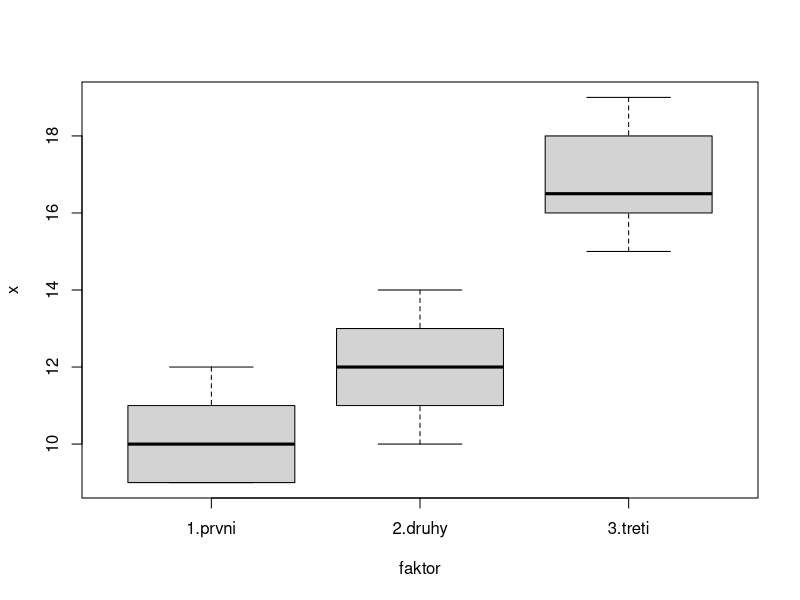

Generate this figure with R:
## ---- chunk 1
knitr::opts_chunk$set(echo = TRUE)
## ---- chunk 2
x <- c(12,10,9,10,11,9,10,12,11,12,14,13,19,18,16,17,16,15)
faktor <- c(rep("1.prvni", 6), rep("2.druhy", 6), rep("3.treti", 6))
## ---- chunk 3
vstupdni_data <- data.frame(x, faktor)
vstupdni_data
## ---- chunk 4
shapiro.test(x[1:6])
## ---- chunk 5
shapiro.test(x[7:12])
## ---- chunk 6
shapiro.test(x[13:18])
## ---- chunk 7
bartlett.test(x~faktor,vstupdni_data)
## ---- chunk 8
vysledek<-aov(x~faktor,vstupdni_data)
summary(vysledek)
## ---- chunk 9
boxplot(x~faktor,vstupdni_data)
## ---- chunk 10
TukeyHSD(vysledek)
